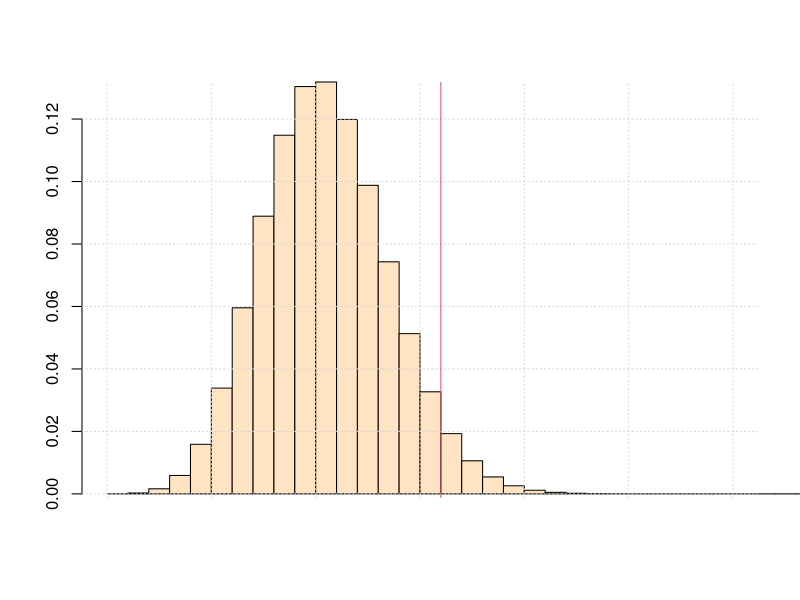

Write the R code that produced this figure. (Note: this script raises an error after producing the figure.)
## ---- chunk 1
knitr::opts_chunk$set(echo = TRUE)
## ---- chunk 2
p=0.1
n=100
# less or equal than 15% 
pO = pbinom( floor(0.15*n),  n, p)
#1-pO

bp =barplot(dbinom(0:n,  n, p), col ="bisque", xlim= c(0,30), space=0);grid()
abline(v=n*0.15+1, col=2)
## ---- chunk 3
p=0.1
n=400
# less or equal than 15% 
pO = pbinom( floor(0.15*n),  n, p)
#1-pO

bp =barplot(dbinom(0:n,  n, p), col ="bisque", xlim= c(0,), space=0);grid()
abline(v=n*0.15+1, col=2)
